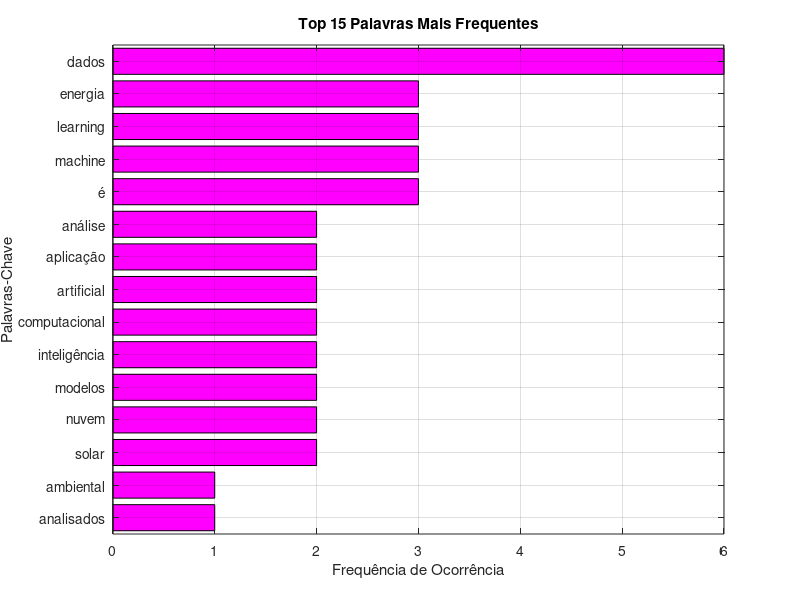

Write the MATLAB code that produced this figure.
function trabalho_pratico_gabriela()
###########################################################################
#
# TRABALHO PRÁTICO - Fundamentos de Tecnologia
# Aluna: Gabriela Cristina Schmitt
# Professor(a): Ana Paula e Débora
#
###########################################################################

# Limpeza do ambiente de trabalho.
clear;
close all;
clc;

fprintf('Iniciando a análise de frequência de palavras-chave...\n');

# 1. Definição dos Parâmetros de Entrada
textos_para_analise = {
    'O uso de inteligência artificial na análise de dados tem crescido exponencialmente. Modelos de machine learning são aplicados para predição e classificação de dados, gerando valor para o negócio. A ética em inteligência artificial é um debate crucial.', ...
    'Este trabalho explora a aplicação de energias renováveis, com foco em energia solar. A eficiência dos painéis solares e o armazenamento de energia são desafios. A sustentabilidade e o impacto ambiental da energia solar foram analisados.', ...
    'A análise de dados em larga escala, ou Big Data, requer novas tecnologias. A computação em nuvem oferece a infraestrutura necessária para o processamento desses dados. A segurança dos dados na nuvem é uma preocupação central para as empresas.', ...
    'Avanços em machine learning, especificamente em redes neurais profundas, revolucionaram a visão computacional. O treinamento de modelos de machine learning exige grande volume de dados e poder computacional. A aplicação em carros autônomos é um exemplo.'
};

# Número de palavras mais frequentes que queremos exibir no gráfico.
top_n_palavras = 15;

# Lista de stopwords em português para serem removidas na contagem.
stopwords_pt = {'a', 'o', 'as', 'os', 'e', 'ou', 'de', 'do', 'da', 'dos', 'das', 'em', 'no', 'na', 'nos', 'nas', 'um', 'uma', 'uns', 'umas', 'com', 'por', 'para', 'pelo', 'pela', 'este', 'esta', 'isto', 'que', 'se', 'sao', 'são', 'foi', 'foram', 'ser', 'tem', 'têm'};

# 2. Chamada da Função de Análise Local
[resultados] = analisarFrequenciaPalavras(textos_para_analise, top_n_palavras, stopwords_pt);

# 3. Exibição dos Resultados no Console
fprintf('\n### RELATÓRIO DA ANÁLISE DE FREQUÊNCIA ###\n');
fprintf('A análise foi concluída. O gráfico com as top %d palavras foi gerado.\n', top_n_palavras);
fprintf('As palavras mais frequentes encontradas foram:\n');

# Garante que não vamos tentar exibir mais palavras do que as que existem.
num_top_display = min(top_n_palavras, numel(resultados.Palavra));

# Loop para exibir os resultados
for i = 1:num_top_display
    fprintf('  %2dº: "%s" - %d ocorrências\n', i, resultados.Palavra{i}, resultados.Frequencia(i));
end

end


function [resultados_analise] = analisarFrequenciaPalavras(textos, numPalavrasPlot, stopwords)
# ----------------------------------------------------------------------------------
# ENTRADAS (Inputs):
#   - textos: (cell array) Array de células onde cada célula contém uma string de texto.
#   - numPalavrasPlot: (integer) Número de palavras a serem exibidas no gráfico.
#   - stopwords: (cell array) Lista de palavras a serem ignoradas na análise.
#
# SAÍDA (Output):
#   - resultados_analise: (struct) Estrutura contendo os campos .Palavra e .Frequencia
# ----------------------------------------------------------------------------------

    # ETAPA 1: Pré-processamento dos Textos
    textoCompleto = strjoin(textos, ' ');                                  # strjoin: Unifica todos os textos em uma única string.
    textoCompleto = lower(textoCompleto);                                  # lower: Converte para minúsculas para uniformizar.
    textoCompleto = regexprep(textoCompleto, '[.,;:"''()\[\]?!]', '');      # regexprep: Remove pontuações.
    todasPalavras = strsplit(textoCompleto, ' ');                          # strsplit: Divide o texto em um array de palavras.

    # ETAPA 2: Remoção de Stopwords
    indicesManter = ~ismember(todasPalavras, stopwords);                   # ismember: Identifica palavras que NÃO são stopwords.
    todasPalavras = todasPalavras(indicesManter);                          # Indexação Lógica: Mantém apenas as palavras válidas.
    todasPalavras = todasPalavras(~strcmp(todasPalavras, ''));             # strcmp: Remove células vazias.

    # ETAPA 3: Contagem da Frequência
    palavrasUnicas = unique(todasPalavras);                                # unique: Cria uma lista de palavras sem repetição.
    frequencias = zeros(numel(palavrasUnicas), 1);                         # zeros: Inicializa o vetor de contagem.

    # for: Laço de repetição para contar a frequência de cada palavra.
    for i = 1:numel(palavrasUnicas)
        frequencias(i) = sum(strcmp(palavrasUnicas{i}, todasPalavras));    # sum/strcmp: Soma as ocorrências de cada palavra.
    end

    # ETAPA 4: Organização dos Resultados
    [frequenciasOrdenadas, idx] = sort(frequencias, 'descend');            # sort: Ordena as frequências do maior para o menor.
    palavrasOrdenadas = palavrasUnicas(idx);                               # Reordena as palavras para corresponder à ordem.

    # Atribuição da Saída como uma estrutura (struct).
    resultados_analise.Palavra = palavrasOrdenadas;
    resultados_analise.Frequencia = frequenciasOrdenadas;

    # ETAPA 5: Geração do Gráfico
    # if: Garante que não tentaremos plotar mais palavras do que as que existem.
    if numPalavrasPlot > numel(palavrasOrdenadas)
        numPalavrasPlot = numel(palavrasOrdenadas);
    end

    palavrasPlot = resultados_analise.Palavra(1:numPalavrasPlot);
    frequenciasPlot = resultados_analise.Frequencia(1:numPalavrasPlot);

    figure;                                                                # figure: Cria uma nova janela para a figura.

    # barh: Cria o gráfico de barras horizontais.
    # flip é usado para que a palavra mais frequente apareça no topo.
    # 'm' define a cor magenta == rosa
    barh(flip(frequenciasPlot), 'm');

    yticks(1:numPalavrasPlot);                                             # yticks: Define as posições dos marcadores no eixo Y.
    yticklabels(flip(palavrasPlot));                                       # yticklabels: Define os rótulos do eixo Y como as palavras.

    title(['Top ', num2str(numPalavrasPlot), ' Palavras Mais Frequentes']); # title: Define o título do gráfico.
    xlabel('Frequência de Ocorrência');                                    # xlabel: Define o rótulo do eixo X.
    ylabel('Palavras-Chave');                                              # ylabel: Define o rótulo do eixo Y.

    grid on;                                                               # grid: Ativa a grade de fundo.
    ylim([0.5, numPalavrasPlot + 0.5]);                                    # ylim: Ajusta o espaçamento do eixo Y.
    set(gca, 'FontSize', 10);                                              # set: Ajusta o tamanho da fonte para melhor leitura.

end
